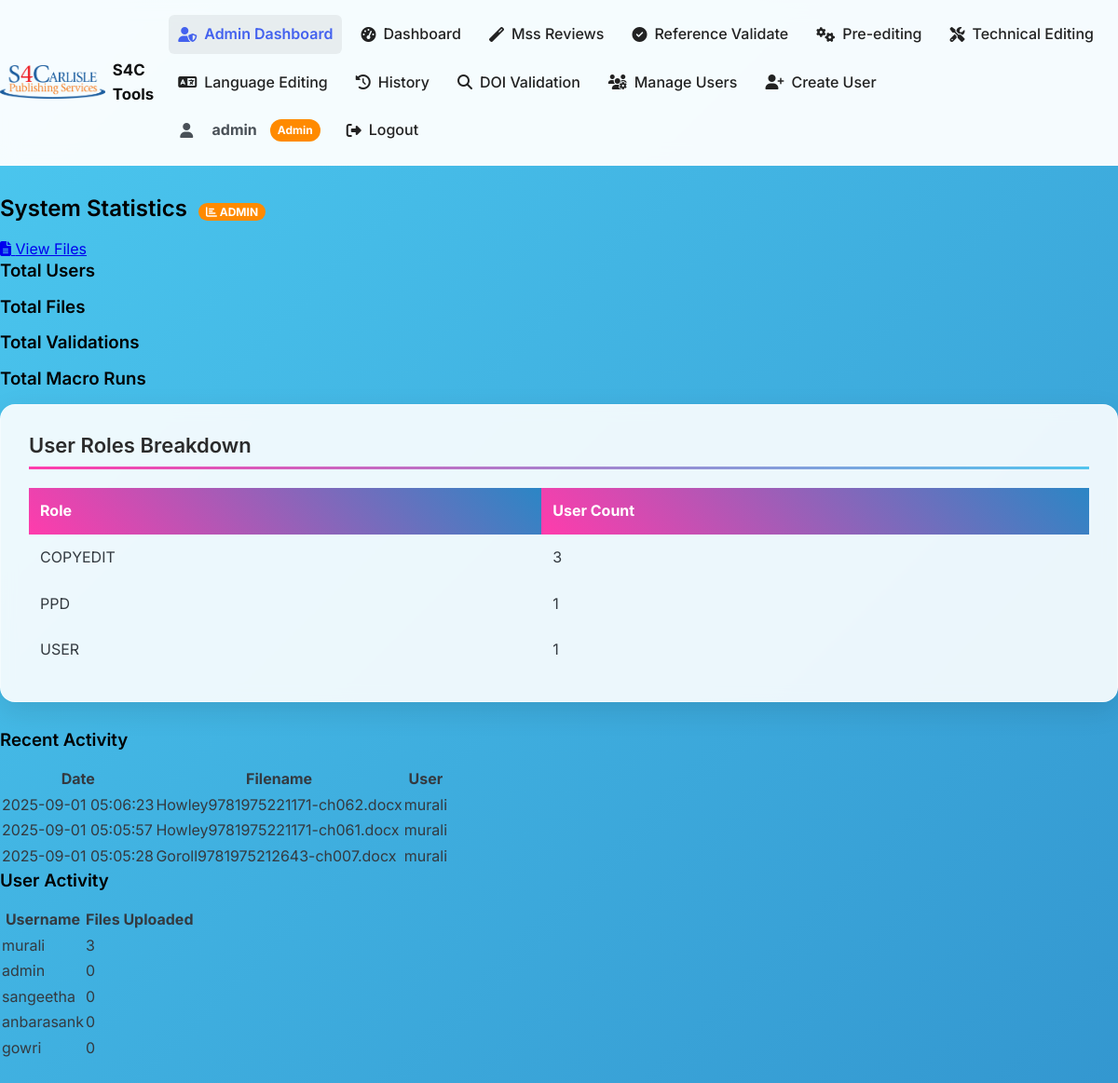
The page /admin/stats (signed in) on the database its author committed.
### tables this page shows
CREATE TABLE users (
                            id INTEGER PRIMARY KEY AUTOINCREMENT,
                            username TEXT UNIQUE NOT NULL,
                            password TEXT NOT NULL,
                            email TEXT,
                            is_admin BOOLEAN DEFAULT FALSE,
                            created_at TIMESTAMP DEFAULT CURRENT_TIMESTAMP, role TEXT DEFAULT 'USER');

CREATE TABLE files (
                            id INTEGER PRIMARY KEY AUTOINCREMENT,
                            user_id INTEGER NOT NULL,
                            original_filename TEXT NOT NULL,
                            stored_filename TEXT NOT NULL,
                            report_filename TEXT,
                            upload_date TIMESTAMP DEFAULT CURRENT_TIMESTAMP,
                            FOREIGN KEY (user_id) REFERENCES users(id));

### app.py (the view)
@app.route("/admin/stats")
@admin_required
def admin_stats():
    with db_pool.get_connection() as db:
        recent_files = db.execute('''SELECT f.*, u.username
                                   FROM files f
                                   JOIN users u ON f.user_id = u.id
                                   ORDER BY f.upload_date DESC LIMIT 10''').fetchall()
        user_stats = db.execute('''SELECT u.username, COUNT(f.id) as file_count
                                FROM users u
                                LEFT JOIN files f ON u.id = f.user_id
                                GROUP BY u.id
                                ORDER BY file_count DESC''').fetchall()
        total_users = db.execute("SELECT COUNT(*) FROM users").fetchone()[0]
        total_files = db.execute("SELECT COUNT(*) FROM files").fetchone()[0]
        total_validations = db.execute("SELECT COUNT(*) FROM validation_results").fetchone()[0]
        total_macro = db.execute("SELECT COUNT(*) FROM macro_processing").fetchone()[0]
        role_counts = db.execute("SELECT role, COUNT(*) as count FROM users GROUP BY role").fetchall()
        role_stats = {r["role"]: r["count"] for r in role_counts}
    return render_template(
        "admin_stats.html",
        recent_files=recent_files,
        user_stats=user_stats,
        admin_stats={
            'total_users': total_users,
            'total_files': total_files,
            'total_validations': total_validations,
            'total_macro': total_macro
        },
        role_stats=role_stats   # ✅ now passed to template
    )

### app.py (called while the page is built)
def get_user_role():
    return session.get('role') or (g.user.get('role') if g.user else None)

@app.context_processor
def inject_current_role():
    return {'current_role': get_user_role()}

@app.before_request
def load_logged_in_user():
    user_id = session.get('user_id')
    if user_id is None:
        g.user = None
    else:
        with db_pool.get_connection() as db:
            user = db.execute("SELECT * FROM users WHERE id = ?", (user_id,)).fetchone()
            g.user = dict(user) if user else None
            if g.user:
                session['role'] = g.user.get('role', 'USER')

@app.before_request
def require_login():
    if request.endpoint in (
        'login', 'logout', 'static',
        'download_report',  # ✅ add this
        'register', 'reset_database',  # we'll secure this below
        'macro_download'
    ):
        return None
    if not session.get('user_id'):
        flash("Please log in to continue.")
        return redirect(url_for('login'))

def admin_required(f):
    @wraps(f)
    def decorated_function(*args, **kwargs):
        if not session.get('is_admin'):
            flash("Admin privileges required", "error")
            return redirect(url_for('dashboard'))
        return f(*args, **kwargs)
    return decorated_function

    @contextmanager
    def get_connection(self):
        try:
            conn = self.pool.get(timeout=5)
            yield conn
        except Empty:
            conn = sqlite3.connect(self.database_path, check_same_thread=False)
            conn.row_factory = sqlite3.Row
            yield conn
        finally:
            try:
                self.pool.put(conn, block=False)
            except:
                conn.close()

### templates/admin_stats.html (shortened to what this page needs)
{% extends "base.html" %}
{% block content %}
<div class="dashboard-header">
    <h2>System Statistics <span class="admin-badge"><i class="fas fa-chart-bar"></i> ADMIN</span></h2>
    <a href="{{ url_for('admin_files') }}" class="btn-rainbow">
        <i class="fas fa-file-alt"></i> View Files
    </a>
</div>
<div class="dashboard-stats">
    <div class="stat-card">
        <h3>Total Users</h3>
    </div>
    <div class="stat-card">
        <h3>Total Files</h3>
    </div>
    <div class="stat-card">
        <h3>Total Validations</h3>
    </div>
    <div class="stat-card">
        <h3>Total Macro Runs</h3>
    </div>
</div>
<div class="role-stats">
    <h3>User Roles Breakdown</h3>
    {% if role_stats %}
        <table>
            <thead>
                <tr>
                    <th>Role</th>
                    <th>User Count</th>
                </tr>
            </thead>
            <tbody>
                {% for role, count in role_stats.items() %}
                <tr>
                    <td>{{ role }}</td>
                    <td>{{ count }}</td>
                </tr>
                {% endfor %}
            </tbody>
        </table>
    {% else %}
        <p>No role statistics available.</p>
    {% endif %}
</div>
<div class="recent-files">
    <h3>Recent Activity</h3>
    {% if recent_files %}
        <table>
            <thead>
                <tr>
                    <th>Date</th>
                    <th>Filename</th>
                    <th>User</th>
                </tr>
            </thead>
            <tbody>
                {% for file in recent_files %}
                <tr>
                    <td>{{ file.upload_date }}</td>
                    <td>{{ file.original_filename }}</td>
                    <td>{{ file.username }}</td>
                </tr>
                {% endfor %}
            </tbody>
        </table>
    {% else %}
        <p>No recent activity.</p>
    {% endif %}
</div>
<div class="user-activity">
    <h3>User Activity</h3>
    {% if user_stats %}
        <table>
            <thead>
                <tr>
                    <th>Username</th>
                    <th>Files Uploaded</th>
                </tr>
            </thead>
            <tbody>
                {% for user in user_stats %}
                <tr>
                    <td>{{ user.username }}</td>
                    <td>{{ user.file_count }}</td>
                </tr>
                {% endfor %}
            </tbody>
        </table>
    {% else %}
        <p>No user activity.</p>
    {% endif %}
</div>
{% endblock %}

### templates/base.html (shortened to what this page needs)
<!DOCTYPE html>
<html lang="en">
<head>
    <link rel="stylesheet" href="{{ url_for('static', filename='css/style.css') }}">
    <link rel="stylesheet" href="https://cdnjs.cloudflare.com/ajax/libs/font-awesome/6.4.0/css/all.min.css">
</head>
<body class="rainbow-bg">
    {% if not request.endpoint in ['login', 'register'] %}
    <header class="app-header">
        <div class="header-container" style="display:flex; align-items:center; gap:16px;">
            <a href="{% if session.get('is_admin') %}{{ url_for('admin_dashboard') }}{% else %}{{ url_for('dashboard') }}{% endif %}" class="logo" style="display:flex; align-items:center; gap:8px;">
                <img src="{{ url_for('static', filename='images/S4c.png') }}" alt="S4carlisle Logo" class="logo-image" style="height:36px;">
                <strong style="font-size:1.05rem; color:#111;">S4C Tools</strong>
            </a>
            <nav class="nav-main">
                {% if session.get('is_admin') %}
                    <a href="{{ url_for('admin_dashboard') }}" class="nav-link {% if request.endpoint in ['admin_dashboard', 'admin_users', 'admin_files', 'admin_stats', 'admin_macro_history'] %}active{% endif %}">
                        <i class="fas fa-user-shield"></i> Admin Dashboard
                    </a>
                    <a href="{{ url_for('dashboard') }}" class="nav-link {% if request.endpoint == 'dashboard' %}active{% endif %}">
                        <i class="fas fa-tachometer-alt"></i> Dashboard
                    </a>
                    <a href="{{ url_for('ppd') }}" class="nav-link {% if request.endpoint == 'ppd' %}active{% endif %}">
                        <i class="fas fa-magic"></i> Mss Reviews
                    </a>
                    <a href="{{ url_for('validate_file') }}" class="nav-link {% if request.endpoint == 'validate_file' %}active{% endif %}">
                        <i class="fas fa-check-circle"></i> Reference Validate
                    </a>
                    <a href="{{ url_for('macro_processing') }}" class="nav-link {% if request.endpoint == 'macro_processing' %}active{% endif %}">
                        <i class="fas fa-cogs"></i> Pre-editing
                    </a>
                    <a href="{{ url_for('technical') }}" class="nav-link {% if request.endpoint == 'technical' %}active{% endif %}">
                        <i class="fas fa-tools"></i> Technical Editing
                    </a>
                    <a href="{{ url_for('language') }}" class="nav-link {% if request.endpoint == 'language' %}active{% endif %}">
                        <i class="fas fa-language"></i> Language Editing
                    </a>
                    <a href="{{ url_for('file_history') }}" class="nav-link {% if request.endpoint == 'file_history' %}active{% endif %}">
                        <i class="fas fa-history"></i> History
                    </a>
                    <a href="{{ url_for('doi_finder') }}" class="nav-link {% if request.endpoint == 'doi_finder' %}active{% endif %}">
                        <i class="fas fa-search"></i> DOI Validation
                    </a>
                    <a href="{{ url_for('admin_users') }}" class="nav-link {% if request.endpoint == 'admin_users' %}active{% endif %}">
                        <i class="fas fa-users-cog"></i> Manage Users
                    </a>
                    <a href="{{ url_for('admin_create_user') }}" class="nav-link {% if request.endpoint == 'admin_create_user' %}active{% endif %}">
                        <i class="fas fa-user-plus"></i> Create User
                    </a>
                {% endif %}
                {% if 'user_id' in session %}
                    <div class="user-info" style="margin-left:12px;">
                        <i class="fas fa-user"></i>&nbsp;<strong>{{ session['username'] }}</strong>
                        {% if session.get('is_admin') %}
                            <span class="admin-badge">Admin</span>
                        {% endif %}
                        <a href="{{ url_for('logout') }}" class="nav-link" style="margin-left:10px;">
                            <i class="fas fa-sign-out-alt"></i> Logout
                        </a>
                    </div>
                {% endif %}
            </nav>
        </div>
    </header>
    {% endif %}
    <main class="main-content">
        {% block content %}{% endblock %}
    </main>
</body>
</html>

### static/css/style.css (style rules this page uses)
:root { --primary: #4361ee; --primary-dark: #3a56d4; --secondary: #7209b7; --accent: #f72585; --success: #06d6a0; --warning: #ffd166; --danger: #ef476f; --info: #118ab2; --gray-100: #f8f9fa; --gray-200: #e9ecef; --gray-300: #dee2e6; --gray-400: #ced4da; --gray-500: #adb5bd; --gray-600: #6c757d; --gray-700: #495057; --gray-800: #343a40; --gray-900: #212529; --rainbow-1: #FF3CAC; --rainbow-2: #784BA0; --rainbow-3: #2B86C5; --rainbow-4: #4CC9F0; --white: #ffffff; --black: #2b2b2b; --spacing-xs: 0.25rem; --spacing-sm: 0.5rem; --spacing-md: 1rem; --spacing-lg: 1.5rem; --spacing-xl: 2rem; --spacing-2xl: 3rem; --border-radius-sm: 0.375rem; --border-radius: 0.5rem; --border-radius-lg: 0.75rem; --border-radius-xl: 1rem; --shadow-sm: 0 1px 2px 0 rgba(0, 0, 0, 0.05); --shadow: 0 1px 3px 0 rgba(0, 0, 0, 0.1), 0 1px 2px 0 rgba(0, 0, 0, 0.06); --shadow-md: 0 4px 6px -1px rgba(0, 0, 0, 0.1), 0 2px 4px -1px rgba(0, 0, 0, 0.06); --shadow-lg: 0 10px 15px -3px rgba(0, 0, 0, 0.1), 0 4px 6px -2px rgba(0, 0, 0, 0.05); --shadow-xl: 0 20px 25px -5px rgba(0, 0, 0, 0.1), 0 10px 10px -5px rgba(0, 0, 0, 0.04); --transition: all 0.3s ease; --transition-slow: all 0.5s ease; }
* { margin: 0; padding: 0; box-sizing: border-box; }
body { font-family: 'Inter', -apple-system, BlinkMacSystemFont, 'Segoe UI', Roboto, sans-serif; line-height: 1.6; color: var(--gray-800); background: linear-gradient(135deg, rgba(255, 60, 172, 0.1) 0%, rgba(120, 75, 160, 0.1) 25%, rgba(43, 134, 197, 0.1) 50%, rgba(76, 201, 240, 0.1) 100%); min-height: 100vh; }
.rainbow-bg { background: linear-gradient(-45deg, var(--rainbow-1), var(--rainbow-2), var(--rainbow-3), var(--rainbow-4)); background-size: 400% 400%; animation: gradientShift 15s ease infinite; }
h1, h2, h3, h4, h5, h6 { font-weight: 600; color: black; line-height: 1.2; margin-bottom: var(--spacing-md); }
.main-content { min-height: calc(100vh - 80px); padding: var(--spacing-xl) 0; position: relative; }
.app-header { background: rgba(255, 255, 255, 0.95); backdrop-filter: blur(10px); border-bottom: 1px solid rgba(255, 255, 255, 0.2); position: sticky; top: 0; z-index: 1000; }
.header-container { display: flex; justify-content: space-between; align-items: center; padding: var(--spacing-md) 0; }
.logo { display: flex; align-items: center; text-decoration: none; }
.logo-image { height: 40px; width: auto; transition: var(--transition); }
.nav-main { display: flex; align-items: center; gap: var(--spacing-lg); }
.nav-link { color: var(--gray-700); text-decoration: none; font-weight: 500; padding: var(--spacing-sm) var(--spacing-md); border-radius: var(--border-radius); transition: var(--transition); display: flex; align-items: center; gap: var(--spacing-sm); }
.nav-link:hover, .nav-link.active { color: var(--primary); background: rgba(67, 97, 238, 0.1); }
.user-info { display: flex; align-items: center; gap: var(--spacing-sm); color: var(--gray-700); font-weight: 500; }
.admin-badge { background: linear-gradient(45deg, var(--rainbow-1), var(--rainbow-3)); color: var(--white); padding: 2px 8px; border-radius: 12px; font-size: 0.75rem; font-weight: 600; }

### templates/admin_stats.html (style rules this page uses)
.role-stats { background: rgba(255, 255, 255, 0.9); padding: 30px; border-radius: 16px; box-shadow: 0 10px 30px rgba(0, 0, 0, 0.1); backdrop-filter: blur(8px); border: 1px solid rgba(255, 255, 255, 0.4); margin-bottom: 30px; animation: fadeIn 0.8s ease-out forwards; }
.role-stats h3 { color: var(--black); font-size: 22px; margin-bottom: 20px; padding-bottom: 10px; border-bottom: 3px solid; border-image: linear-gradient(45deg, var(--rainbow-1), var(--rainbow-4)) 1; }
.role-stats table { width: 100%; border-collapse: collapse; }
.role-stats th, .role-stats td { padding: 12px; text-align: left; }
.role-stats th { background: linear-gradient(45deg, var(--rainbow-1), var(--rainbow-3)); color: white; }

### templates/base.html (style rules this page uses)
.admin-badge { background: #ff8a00; color: #fff; padding: 2px 8px; margin-left: 6px; border-radius: 12px; font-size: 0.75rem; font-weight: 700; }
.nav-main { display:flex; gap:10px; align-items:center; flex-wrap:wrap; }
.nav-link { text-decoration:none; padding:8px 10px; color: #222; border-radius:6px; }
.nav-link.active { background: rgba(0,0,0,0.06); font-weight:600; }
.user-info { margin-left: auto; display:flex; gap:8px; align-items:center; }

### rows shown on the page
users: username "admin", role "USER", count "1", file_count "0"
users: role "COPYEDIT", id "3", username "sangeetha", file_count "0"
files: upload_date "2025-09-01 05:06:23", original_filename "Howley9781975221171-ch062.docx", username "murali"
files: upload_date "2025-09-01 05:05:57", original_filename "Howley9781975221171-ch061.docx", username "murali"
files: upload_date "2025-09-01 05:05:28", original_filename "Goroll9781975212643-ch007.docx", username "murali"
users: username "murali", file_count "3"
users: username "anbarasank", file_count "0"
users: username "gowri", file_count "0"

### other values the page prints
{{ role }} "PPD"
{{ count }} "1"
